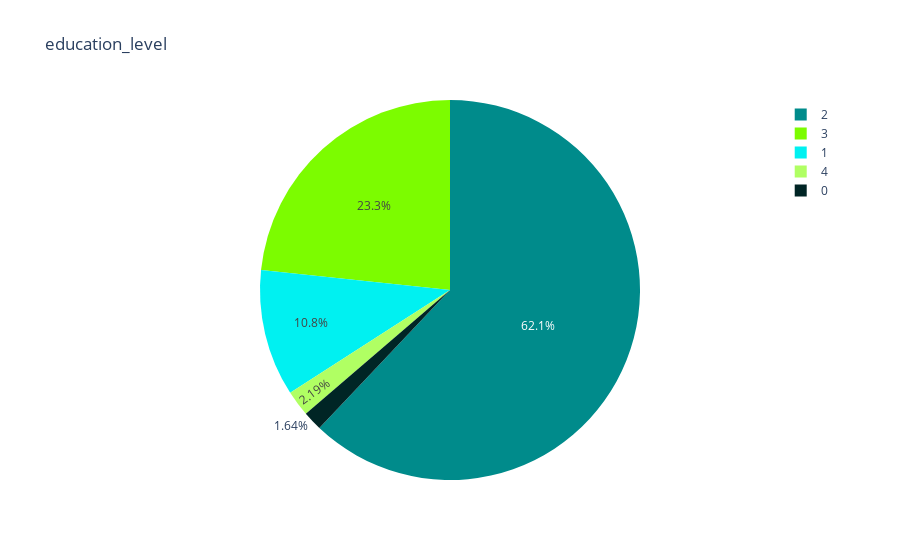

The code cell stored with this chart in its notebook:
### Code cell
pie_chart(hr_train,'education_level')

### Figure 1 — Plotly figure (JSON) as saved in the notebook; plotly's stock layout.template omitted (floating-point values rounded to 4 significant figures)
{"data": [{"domain": {"x": [0, 1], "y": [0, 1]}, "hovertemplate": "label=%{label}<br>value=%{value}<extra></extra>", "labels": [2, 3, 1, 4, 0], "legendgroup": "", "name": "", "showlegend": true, "type": "pie", "values": [11890, 4469, 2063, 420, 315]}], "layout": {"legend": {"tracegroupgap": 0}, "piecolorway": ["darkcyan", "lawngreen"], "title": {"text": "education_level"}}}
